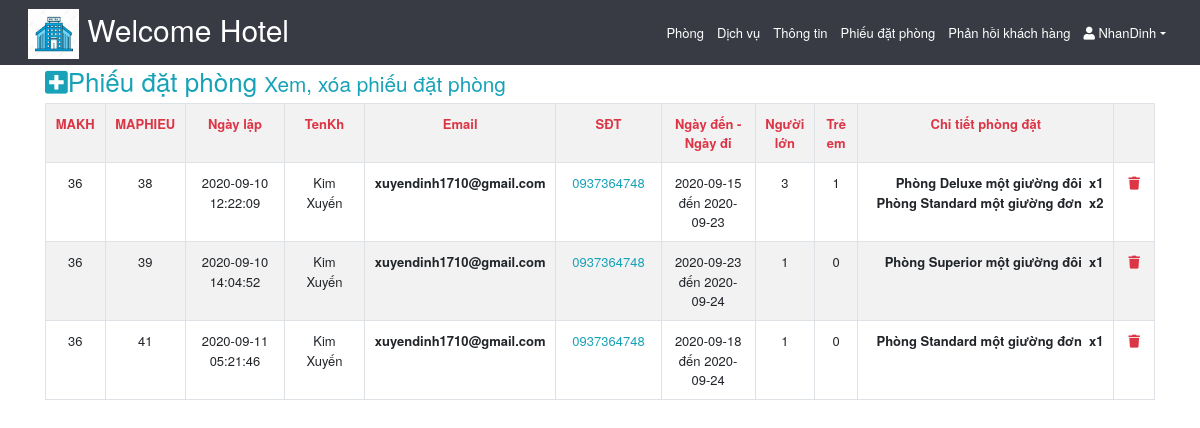
Page /includes/admin-orders.inc.php (signed in) on the committed database.
### tables this page shows
CREATE TABLE `phieudatphong` (
  `MAPHIEU` int(11) NOT NULL,
  `MAKH` int(11) NOT NULL,
  `CheckIn` date NOT NULL,
  `CheckOut` date NOT NULL,
  `NuAdults` tinyint(4) NOT NULL,
  `NuChildren` tinyint(4) NOT NULL,
  `Ngaylapphieu` datetime NOT NULL
);

CREATE TABLE `khachhang` (
  `MAKH` int(11) NOT NULL,
  `TenKH` varchar(255) NOT NULL,
  `SĐT` varchar(20) NOT NULL,
  `Email` varchar(255) NOT NULL
);

CREATE TABLE `chitietphieu` (
  `MAPHIEU` int(11) NOT NULL,
  `MALP` int(11) NOT NULL,
  `Soluong` int(11) NOT NULL
);

CREATE TABLE `loaiphong` (
  `MALP` int(11) NOT NULL,
  `TenLoaiPhong` varchar(255) NOT NULL,
  `Dientich` varchar(50) NOT NULL,
  `TienNghi` longtext NOT NULL,
  `NuMaxAdult` int(11) NOT NULL,
  `NuMaxChild` int(11) NOT NULL,
  `GiaPhong` bigint(20) NOT NULL,
  `Sum_rooms` tinyint(4) NOT NULL,
  `image1` varchar(255) NOT NULL,
  `image2` varchar(255) DEFAULT NULL,
  `image3` varchar(255) DEFAULT NULL
);

### includes/admin-orders.inc.php (the view, shortened to what this page needs)
<?php
    if(!isset($_SESSION['idadmin'])) {header("Location:loginAdmin.inc.php") ;}
    else { require_once('header_Admin.inc.php');
    	   require_once ('dbh.inc.php');
?>
    	<div class="container-fluid body-section container">
            <div class="row">
                <div class="col-md-12">
                    <h2 class="text-info"><i class="fa fa-plus-square"></i>Phiếu đặt phòng <small>Xem, xóa phiếu đặt phòng</small></h2>
                            <table class="table table-bordered table-striped text-center">
                                <tr class="text-danger" >
                                    <th style="width:5%"><center>MAKH</center></th>
                                    <th style="width:5%"><center>MAPHIEU</center></th>
                                    <th style="width:10%">Ngày lập</th>
                                    <th style="width:8%"><center>TenKh</center></th>
                                    <th style="width:10%"><center>Email</center></th>
                                    <th style="width:10%"><center>SĐT</center></th>
                                    <th style="width:10%"><center>Ngày đến - Ngày đi</center></th>
                                    <th style="width:4%"><center>Người lớn</center></th>
                                    <th style="width:4%"><center>Trẻ em</center></th>
                                    <th style="width:30%"><center>Chi tiết phòng đặt</center></th>
                                    <th style="width:4%"></th>
                                </tr>
                                    <?php
                                        $sql = "SELECT PDP.MAKH,MAPHIEU,TenKH,Email,SĐT,CheckIn,CheckOut,NuAdults,NuChildren,Ngaylapphieu FROM khachhang AS KH INNER JOIN phieudatphong AS PDP  ON KH.MAKH = PDP.MAKH ORDER BY MAKH ASC";
                                        $r = "SELECT TenLoaiPhong, Soluong FROM loaiphong INNER JOIN chitietphieu ON loaiphong.MALP = chitietphieu.MALP WHERE MAPHIEU = ?";
                                        $stmt= $conn -> prepare($sql);
	    								$stmt->execute();
                                        $run =$stmt->get_result();
                                        $stmt= $conn -> prepare($r);
                                        if(mysqli_num_rows($run) > 0){
                                            while($row = mysqli_fetch_array($run)){
                                    ?>
                                    <tr>
                                        <td><center><?php echo $row['MAKH']; ?></center></td>
                                        <td><center><?php echo $row['MAPHIEU']; ?></center></td>
                                        <td><?php echo $row['Ngaylapphieu'];  ?></td>
                                        <td><center><?php echo $row['TenKH']; ?></center></td>
                                        <td><center><b><?php echo $row['Email']; ?></b></center></td>
                                        <td class="text-info"><center><?php echo $row['SĐT']; ?></center></td>
                                        <td><center><?php echo $row['CheckIn']." đến " . $row['CheckOut']; ?></center></td>
                                        <td><center><?php echo $row['NuAdults']; ?></center></td>
                                        <td><center><?php echo $row['NuChildren']; ?></center></td>
                                        <td align="right"><b>
                                        	<?php
                                        	$stmt -> bind_param('i',$row['MAPHIEU']);
                                        	$stmt -> execute();
                                        	$rel= $stmt-> get_result();
                                        	while($row2 = mysqli_fetch_array($rel)){
                                        		echo  $row2['TenLoaiPhong']."&nbsp;&nbsp;x".$row2['Soluong']."<br>";
                                        	}
                                         	?>
                                        </b></td>
                                       <td><a href="admin-orders.inc.php?action=delete&id=<?php echo $row['MAPHIEU'] ?>" onclick="return confirm('Bạn thực sự muốn xóa?')"><span class="text-danger" align="right"><i class="fas fa-trash"></i></span></a></td>
                                    </tr>
                                    <?php
                                            }
                                        }
                                    ?>
                            </table>
                </div>
            </div>
        </div>
 <?php mysqli_close($conn); }
 ?>

### css/style.css (style rules this page uses)
html,body { width: 100%; height:100%; font-family: "Helvetica Neue", Arial; font-size: 13px; }

### rows in the picture
phieudatphong: MAKH "36", MAPHIEU "38", Ngaylapphieu "2020-09-10 12:22:09", MAKH.TenKH "Kim Xuyến", MAKH.Email "xuyendinh1710@gmail.com", MAKH.SĐT "0937364748", CheckIn "2020-09-15", CheckOut "2020-09-23", NuAdults "3", NuChildren "1"
chitietphieu: MALP.TenLoaiPhong "Phòng Deluxe một giường đôi", Soluong "1"
chitietphieu: MALP.TenLoaiPhong "Phòng Standard một giường đơn", Soluong "2"
phieudatphong: MAKH "36", MAPHIEU "39", Ngaylapphieu "2020-09-10 14:04:52", MAKH.TenKH "Kim Xuyến", MAKH.Email "xuyendinh1710@gmail.com", MAKH.SĐT "0937364748", CheckIn "2020-09-23", CheckOut "2020-09-24", NuAdults "1", NuChildren "0"
chitietphieu: MALP.TenLoaiPhong "Phòng Superior một giường đôi", Soluong "1"
phieudatphong: MAKH "36", MAPHIEU "41", Ngaylapphieu "2020-09-11 05:21:46", MAKH.TenKH "Kim Xuyến", MAKH.Email "xuyendinh1710@gmail.com", MAKH.SĐT "0937364748", CheckIn "2020-09-18", CheckOut "2020-09-24", NuAdults "1", NuChildren "0"
chitietphieu: MALP.TenLoaiPhong "Phòng Standard một giường đơn", Soluong "1"

### other values in the picture
$_SESSION['admin'] "NhanDinh"
